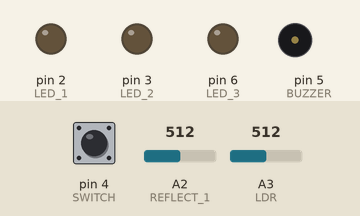
This sketch was run on a simulated Arduino Uno, built with avr-gcc and run on an emulated ATmega328P. On the bench: output pins drawn as LEDs (lit = HIGH), buzzer (waves = sounding). Dashed ring = blinking. The test bench sets the inputs (shaded band); at power-on: pin 4 (SWITCH) HIGH, A3 (LDR) = 512, A2 (REFLECT_1) = 512. What the sketch prints to the serial monitor is not drawn.

Above: at 1.8 s.
1.9 s: pin 4 (SWITCH) pulled LOW for 1.25 s
At 3.2 s:
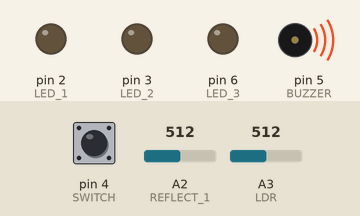
7.3 s: A3 (LDR) set to 108
11.5 s: A3 (LDR) set to 91
At 13.4 s:
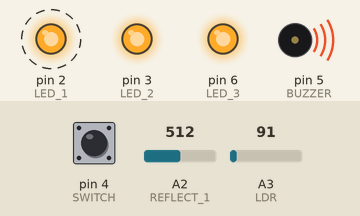
15.7 s: A2 (REFLECT_1) set to 210
18.1 s: A2 (REFLECT_1) set to 182
At 19.4 s:
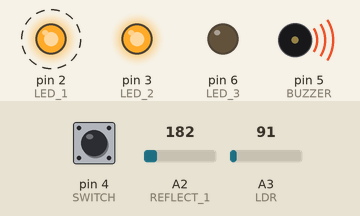
22.3 s: A2 (REFLECT_1) set to 96
24.1 s: A2 (REFLECT_1) set to 86
At 25.3 s:
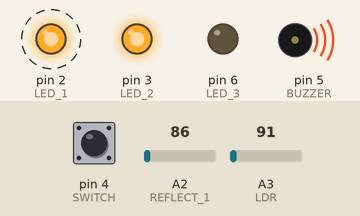
Timing chart, 0 to 29.3 s (numbered marks = the images above; inputs shaded):
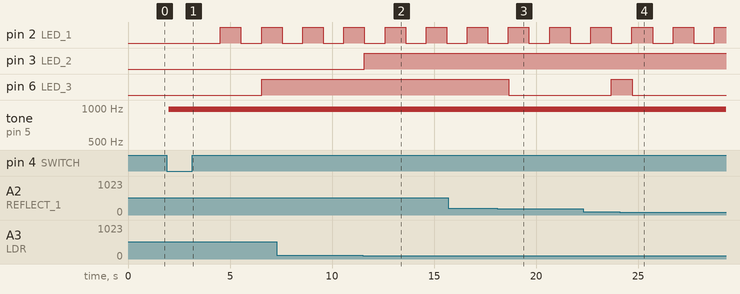

The sketch:

project.ino
```cpp
#include <SoftwareSerial.h>
#define REFLECT_1 16
//#define DOOR_1 7
#define SWITCH 4
#define BUZZER 5
#define LED_1 2
#define LED_2 3
#define LED_3 6
#define LDR 17

int count = 0;
int lastcolor = 0; //no color readed
int buttonState, lastState, state = 0, led_state = 0;


SoftwareSerial se_read(12, 13); // write only
SoftwareSerial se_write(10, 11); // read only

struct ProjectData {
  int32_t problem;
  int32_t level;
  int32_t room;
  int32_t sos_level;
  int32_t sos_room;
} project_data = {0, 2, 1, 0, 0};

struct ServerData {
  int32_t problem;
  int32_t level;
  int32_t room;
  int32_t sos_level;
  int32_t sos_room;
} server_data = {0, 2, 1, 0, 0};

const char GET_SERVER_DATA = 1;
const char GET_SERVER_DATA_RESULT = 2;
const char UPDATE_PROJECT_DATA = 3;

ProjectData last_value = {0, 2, 1, 0, 0};

void send_to_nodemcu(char code, void *data, char data_size) {
  char *b = (char*)data;
  char sent_size = 0;
  while (se_write.write(code) == 0) {
    delay(1);
  }
  while (sent_size < data_size) {
    sent_size += se_write.write(b, data_size);
    delay(1);
  }
}
//####### 0=no_color_readed  1=black  2=purple 3=white #######

int reflector(int color) {
  if (color <= 90) {
    if (lastcolor == 0) {
      count++;
    }
    else {
      count = 0;
    }
    lastcolor = 0;  //no color readed
  }
  else if (color > 890) {
    if (lastcolor == 3) {  //"white"
      count++;
    }
    else {
      count = 0;
    }
    lastcolor = 3;
  }
  else if (color < 200) {
    if (lastcolor == 1) {   //black
      count++;
      //Serial.print(lastcolor);
      //Serial.println("\t");
    }
    else {
      count = 0;
    }
    lastcolor = 1;
  }
  else {
    if (lastcolor == 2) {  //gray
      count++;
    }
    else {
      count = 0;
    }
    lastcolor = 2;
  }
  if (count >= 5) {
//    Serial.println("collect!! : ");
//    Serial.print(lastcolor);
    if(lastcolor != 0 ){
    digitalWrite(LED_3, HIGH); }
    return (lastcolor);
  }
  else {
    Serial.print(lastcolor);
    digitalWrite(LED_3, LOW);
  }
}

int checkUpdate(){

  if(last_value.problem != project_data.problem){
    last_value.problem = project_data.problem;
    return 1;
  }
  if(last_value.level != project_data.level){
     last_value.level = project_data.level;
     return 1;
  };
  if(last_value.room != project_data.room){
     last_value.room = project_data.room;
     return 1;
  };
  if(last_value.sos_level != project_data.sos_level){
    last_value.sos_level = project_data.sos_level;
    return 1;
  }
  if(last_value.sos_room != project_data.sos_room){
    last_value.sos_room = project_data.sos_room;
    return 1;
  }
  return 0;
}


void setup() {
  // put your setup code here, to run once:
  Serial.begin(115200);
  se_read.begin(38400);
  se_write.begin(38400);
  pinMode(REFLECT_1, INPUT);
  //  pinMode(DOOR_1, INPUT);
  pinMode(SWITCH, INPUT);
  pinMode(BUZZER, OUTPUT);
  pinMode(LED_1, OUTPUT);
  pinMode(LED_2, OUTPUT);
  pinMode(LED_3, OUTPUT);
  pinMode(LDR, INPUT);
  while (!se_read.isListening()) {
    se_read.listen();
  }

  Serial.println((int)sizeof(ServerData));
  Serial.println("ARDUINO READY!");
}

uint32_t last_sent_time = 0;
uint32_t last_sent = 0;
boolean is_data_header = false;
char expected_data_size = 0;
char cur_data_header = 0;
char buffer[256];
int8_t cur_buffer_length = -1;

void loop() {
  uint32_t cur_time = millis();
  //send to nodemcu
  int color_1 = analogRead(REFLECT_1);
  project_data.problem = reflector(color_1);
  delay(1000);
  //  project_data.check_empty = digitalRead(DOOR_1);

  buttonState = digitalRead(SWITCH);
  if (buttonState == LOW && lastState == HIGH) {
    state = !state;
    if (state) {
      project_data.sos_level = 1;
      project_data.sos_room = 1;
      analogWrite(BUZZER, 100);
      delay(1500);
      analogWrite(BUZZER, LOW);
    } else {
      digitalWrite(LED_1, LOW);
    }
  }

  lastState = buttonState;

  if (state) {
    if (cur_time - last_sent > 500) {//sos
      digitalWrite(LED_1, (led_state) ? HIGH : LOW);
      led_state = !led_state;
      last_sent = cur_time;
    }
  }

  if (analogRead(LDR) < 100) {
    digitalWrite(LED_2, HIGH);
  }
  else
  {
    digitalWrite(LED_2, LOW);
  }

  //  if ((project_data.problem) != 0) {
  //    digitalWrite(LED_1, HIGH);
  //  }
  //if ((project_data.problem) == 0)
  //{
  //digitalWrite(LED_1, LOW);
  //}

  if (cur_time - last_sent_time > 500) {//always update
    if(checkUpdate()) send_to_nodemcu(UPDATE_PROJECT_DATA, &project_data, sizeof(ProjectData));
    send_to_nodemcu(GET_SERVER_DATA, &server_data, sizeof(ServerData));
    last_sent_time = cur_time;
  }
  //read from sensor....
  //send to nodemcu

  //read data from server pass by nodemcu
  while (se_read.available()) {
    char ch = se_read.read();
    //Serial.print("RECV: ");
    //Serial.println((byte)ch);
    if (cur_buffer_length == -1) {
      cur_data_header = ch;
      switch (cur_data_header) {
        case GET_SERVER_DATA_RESULT:
          //unknown header
          expected_data_size = sizeof(ServerData);
          cur_buffer_length = 0;
          break;
      }
    } else if (cur_buffer_length < expected_data_size) {
      buffer[cur_buffer_length++] = ch;
      if (cur_buffer_length == expected_data_size) {
        switch (cur_data_header) {
          case GET_SERVER_DATA_RESULT: {
              ServerData *data = (ServerData*)buffer;
              //use data to control sensor
              //              Serial.print("color we get: ");
              //              Serial.println(data->problem);
            } break;
        }
        cur_buffer_length = -1;
      }
    }
  }
}
```

Measured:
- the behaviour switches between 100 and 99 on A3 (LDR) (found by bisection; images 1 and 2)
- the behaviour switches between 200 and 199 on A2 (REFLECT_1) (found by bisection; images 2 and 3)
- after the input at 1.9 s, pin 2 (LED_1): LOW → HIGH after 2.6 s, → LOW 1.0 s later, → HIGH 1.0 s later; pin 6 (LED_3): LOW → HIGH after 4.7 s instead of 3.1 s; tone on pin 5 (BUZZER): silent → 977 Hz after 0.10 s
- after the input at 11.5 s, pin 3 (LED_2): LOW → HIGH after 0.09 s
- after the input at 18.1 s, pin 6 (LED_3): HIGH → LOW after 0.54 s
- after the input at 24.1 s, pin 6 (LED_3): HIGH → LOW after 0.60 s
